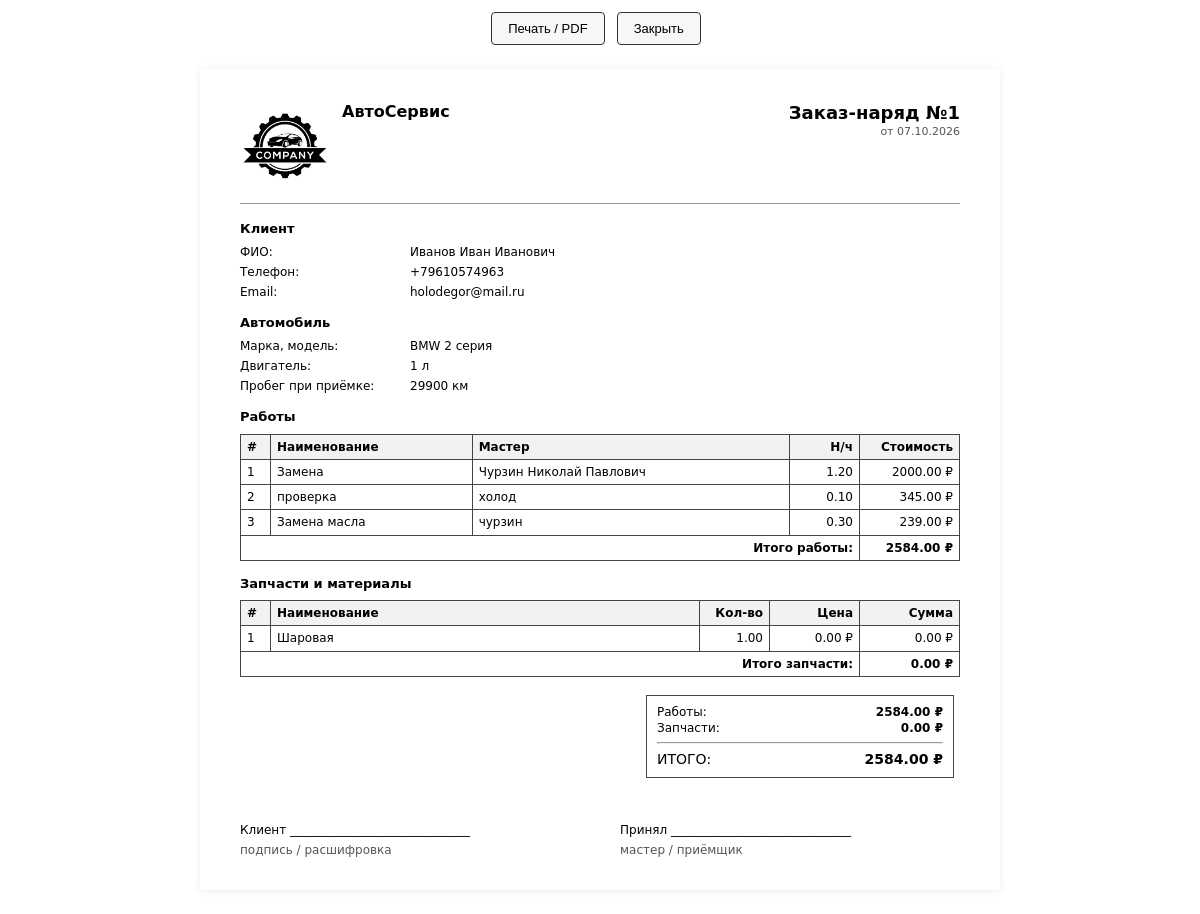
Screenshot of /orders/1/print/order with the database file from the repository.
### models.py (models this page shows, shortened)
class Settings(db.Model):
    __tablename__ = "settings"
    id = db.Column(db.Integer, primary_key=True)
    company_name = db.Column(db.String(200), default="АвтоСервис")
    legal_name = db.Column(db.String(300))
    inn = db.Column(db.String(20))
    ogrn = db.Column(db.String(20))
    address = db.Column(db.String(300))
    phone = db.Column(db.String(50))
    email = db.Column(db.String(120))
    director = db.Column(db.String(200))
    accountant = db.Column(db.String(200))
    bank_name = db.Column(db.String(200))
    bik = db.Column(db.String(20))
    account = db.Column(db.String(30))
    corr_account = db.Column(db.String(30))
    vat_rate = db.Column(db.Float, default=0)
    footer_note = db.Column(db.Text)
    logo_filename = db.Column(db.String(200))
    warranty_days = db.Column(db.Integer, default=14)
    sms_provider = db.Column(db.String(30), default="smsru")  # smsru, smsaero, bytehand, iqsms, gosms, smsc
    sms_api_id = db.Column(db.String(100))                    # для SMS.RU
    sms_email = db.Column(db.String(120))                     # для SMS Aero
    sms_api_key = db.Column(db.String(200))                   # для SMS Aero и других
    sms_login = db.Column(db.String(100))                     # для Bytehand, iqsms, smsc
    sms_password = db.Column(db.String(200))                  # для Bytehand, iqsms, smsc
    sms_sender = db.Column(db.String(50))                     # имя отправителя (подпись)
    sms_enabled = db.Column(db.Boolean, default=False)
    @classmethod
    def get(cls):
        s = cls.query.first()
        if s is None:
            s = cls()
            db.session.add(s)
            db.session.commit()
        return s

class Order(db.Model):
    __tablename__ = "orders"
    id = db.Column(db.Integer, primary_key=True)
    client_id = db.Column(db.Integer, db.ForeignKey("clients.id"), nullable=False, index=True)
    car_id = db.Column(db.Integer, db.ForeignKey("cars.id"), nullable=False, index=True)
    status = db.Column(db.String(20), nullable=False, default="new", index=True)
    intake_mileage = db.Column(db.Integer)
    complaint = db.Column(db.Text)
    notes = db.Column(db.Text)
    created_at = db.Column(db.DateTime, default=lambda: datetime.now(timezone.utc))
    closed_at = db.Column(db.DateTime)
    car = db.relationship("Car", backref="orders")
    works = db.relationship(
        "OrderWork",
        backref="order",
        cascade="all, delete-orphan",
        lazy=True,
        order_by="OrderWork.id",
    )
    parts = db.relationship(
        "OrderPart",
        backref="order",
        cascade="all, delete-orphan",
        lazy=True,
        order_by="OrderPart.id",
    )
    @property
    def total_works(self):
        return sum((w.price or 0) for w in self.works)
    @property
    def total_parts(self):
        return sum(((p.quantity or 0) * (p.price or 0)) for p in self.parts)
    @property
    def total(self):
        return self.total_works + self.total_parts

class Client(db.Model):
    __tablename__ = "clients"
    id = db.Column(db.Integer, primary_key=True)
    full_name = db.Column(db.String(200), nullable=False)
    phone = db.Column(db.String(30), nullable=False, unique=True, index=True)
    email = db.Column(db.String(120))
    comment = db.Column(db.Text)
    created_at = db.Column(db.DateTime, default=lambda: datetime.now(timezone.utc))
    cars = db.relationship("Car", backref="client", cascade="all, delete-orphan", lazy=True, order_by="Car.id.desc()")
    orders = db.relationship("Order", backref="client", lazy=True)

class Car(db.Model):
    __tablename__ = "cars"
    id = db.Column(db.Integer, primary_key=True)
    client_id = db.Column(db.Integer, db.ForeignKey("clients.id"), nullable=False, index=True)
    brand = db.Column(db.String(80), nullable=False)
    model = db.Column(db.String(80), nullable=False)
    year = db.Column(db.Integer)
    vin = db.Column(db.String(40), index=True)
    plate = db.Column(db.String(20), index=True)
    mileage = db.Column(db.Integer)
    engine_volume = db.Column(db.String(20))
    transmission = db.Column(db.String(40))
    comment = db.Column(db.Text)
    created_at = db.Column(db.DateTime, default=lambda: datetime.now(timezone.utc))

class OrderWork(db.Model):
    __tablename__ = "order_works"
    id = db.Column(db.Integer, primary_key=True)
    order_id = db.Column(db.Integer, db.ForeignKey("orders.id"), nullable=False, index=True)
    name = db.Column(db.String(200), nullable=False)
    hours = db.Column(db.Float, default=0)
    price = db.Column(db.Float, default=0)
    master = db.Column(db.String(120))
    master_id = db.Column(db.Integer, db.ForeignKey("masters.id"), nullable=True)
    master_obj = db.relationship("Master", backref="works")

class OrderPart(db.Model):
    __tablename__ = "order_parts"
    id = db.Column(db.Integer, primary_key=True)
    order_id = db.Column(db.Integer, db.ForeignKey("orders.id"), nullable=False, index=True)
    name = db.Column(db.String(200), nullable=False)
    quantity = db.Column(db.Float, default=1)
    price = db.Column(db.Float, default=0)
    part_id = db.Column(db.Integer, db.ForeignKey("parts.id"), nullable=True)
    written_off = db.Column(db.Boolean, default=False)
    stock_part = db.relationship("Part", backref="order_parts")
    @property
    def total(self):
        return (self.quantity or 0) * (self.price or 0)

### app.py (the view)
@app.route("/orders/<int:order_id>/print/order")
def print_order(order_id):
    order = db.session.get(Order, order_id)
    if order is None: abort(404)
    return render_template("print/order.html", order=order, s=Settings.get())

### app.py (called while the page is built)
@app.context_processor
def inject_globals():
    return {
        "ORDER_STATUSES": ORDER_STATUSES,
        "MOVEMENT_TYPES": MOVEMENT_TYPES,
        "MOVEMENT_COLORS": MOVEMENT_COLORS,
        "APPOINTMENT_STATUSES": APPOINTMENT_STATUSES,
        "APPOINTMENT_COLORS": APPOINTMENT_COLORS,
        "STATUS_COLORS": {
            "new": "secondary",
            "in_progress": "primary",
            "waiting_parts": "warning",
            "done": "info",
            "closed": "success",
            "canceled": "danger",
        },
    }

### templates/print/order.html (shortened to what this page needs)
{% extends "base_print.html" %}
{% block content %}
<div class="header">
    <div class="company">
        {% if s.logo_filename %}
            <img class="logo" src="{{ url_for('uploads_file', filename=s.logo_filename) }}" alt="">
        {% endif %}
        <div>
            <h2>{{ s.company_name or "АвтоСервис" }}</h2>
        </div>
    </div>
    <div class="doc-title">
        <h1>Заказ-наряд №{{ order.id }}</h1>
        <div class="muted">от {{ order.created_at.strftime("%d.%m.%Y") }}</div>
    </div>
</div>
<div class="section">
    <div class="section-title">Клиент</div>
    <div class="kv">
        <div>ФИО:</div><div>{{ order.client.full_name }}</div>
        <div>Телефон:</div><div>{{ order.client.phone }}</div>
        {% if order.client.email %}<div>Email:</div><div>{{ order.client.email }}</div>{% endif %}
    </div>
</div>
<div class="section">
    <div class="section-title">Автомобиль</div>
    <div class="kv">
        <div>Марка, модель:</div><div>{{ order.car.brand }} {{ order.car.model }}</div>
        {% if order.car.engine_volume %}<div>Двигатель:</div><div>{{ order.car.engine_volume }} л</div>{% endif %}
        {% if order.intake_mileage is not none %}<div>Пробег при приёмке:</div><div>{{ order.intake_mileage }} км</div>{% endif %}
    </div>
</div>
{% if order.works %}
<div class="section">
    <div class="section-title">Работы</div>
    <table>
        <thead>
        <tr>
            <th style="width:30px">#</th>
            <th>Наименование</th>
            <th>Мастер</th>
            <th class="text-end" style="width:70px">Н/ч</th>
            <th class="text-end" style="width:100px">Стоимость</th>
        </tr>
        </thead>
        <tbody>
        {% for w in order.works %}
            <tr>
                <td>{{ loop.index }}</td>
                <td>{{ w.name }}</td>
                <td>{{ w.master or "" }}</td>
                <td class="text-end">{{ "%.2f"|format(w.hours or 0) }}</td>
                <td class="text-end">{{ "%.2f"|format(w.price or 0) }} ₽</td>
            </tr>
        {% endfor %}
        <tr>
            <td colspan="4" class="text-end"><strong>Итого работы:</strong></td>
            <td class="text-end"><strong>{{ "%.2f"|format(order.total_works) }} ₽</strong></td>
        </tr>
        </tbody>
    </table>
</div>
{% endif %}
{% if order.parts %}
<div class="section">
    <div class="section-title">Запчасти и материалы</div>
    <table>
        <thead>
        <tr>
            <th style="width:30px">#</th>
            <th>Наименование</th>
            <th class="text-end" style="width:70px">Кол-во</th>
            <th class="text-end" style="width:90px">Цена</th>
            <th class="text-end" style="width:100px">Сумма</th>
        </tr>
        </thead>
        <tbody>
        {% for p in order.parts %}
            <tr>
                <td>{{ loop.index }}</td>
                <td>{{ p.name }}</td>
                <td class="text-end">{{ "%.2f"|format(p.quantity or 0) }}</td>
                <td class="text-end">{{ "%.2f"|format(p.price or 0) }} ₽</td>
                <td class="text-end">{{ "%.2f"|format(p.total) }} ₽</td>
            </tr>
        {% endfor %}
        <tr>
            <td colspan="4" class="text-end"><strong>Итого запчасти:</strong></td>
            <td class="text-end"><strong>{{ "%.2f"|format(order.total_parts) }} ₽</strong></td>
        </tr>
        </tbody>
    </table>
</div>
{% endif %}
<div class="section">
    <table style="border: none;">
        <tr style="border: none;">
            <td style="border: none;"></td>
            <td style="border: none; width: 320px;">
                <div style="border: 1px solid #444; padding: 8px 10px;">
                    <div style="display:flex; justify-content: space-between;"><span>Работы:</span><strong>{{ "%.2f"|format(order.total_works) }} ₽</strong></div>
                    <div style="display:flex; justify-content: space-between;"><span>Запчасти:</span><strong>{{ "%.2f"|format(order.total_parts) }} ₽</strong></div>
                    <hr style="margin: 6px 0;">
                    <div style="display:flex; justify-content: space-between; font-size: 14px;"><span>ИТОГО:</span><strong>{{ "%.2f"|format(order.total) }} ₽</strong></div>
                </div>
            </td>
        </tr>
    </table>
</div>
<div class="signatures">
    <div style="flex:1">
        <div>Клиент ______________________________</div>
        <div class="muted" style="margin-top: 4px;">подпись / расшифровка</div>
    </div>
    <div style="flex:1">
        <div>Принял ______________________________</div>
        <div class="muted" style="margin-top: 4px;">мастер / приёмщик</div>
    </div>
</div>
{% endblock %}

### templates/base_print.html (shortened to what this page needs)
<!doctype html>
<html lang="ru">
<head>
</head>
<body>
    <div class="no-print">
        <button onclick="window.print()">Печать / PDF</button>
        <button onclick="window.close()">Закрыть</button>
    </div>
    <div class="page">
        {% block content %}{% endblock %}
    </div>
</body>
</html>

### templates/base_print.html (style rules this page uses)
* { box-sizing: border-box; }
body { font-family: "DejaVu Sans", Arial, sans-serif; color: #000; margin: 0; padding: 0; background: #fff; font-size: 13px; line-height: 1.35; }
.page { max-width: 800px; margin: 24px auto; padding: 32px 40px; background: #fff; box-shadow: 0 1px 8px rgba(0,0,0,.08); }
h1, h2, h3 { margin: 0 0 8px; }
h1 { font-size: 20px; }
h2 { font-size: 16px; }
table { width: 100%; border-collapse: collapse; margin: 8px 0; }
th, td { border: 1px solid #444; padding: 4px 6px; font-size: 12px; vertical-align: top; }
th { background: #f2f2f2; text-align: left; }
.text-end { text-align: right; }
.muted { color: #555; }
.header { display: flex; justify-content: space-between; align-items: flex-start; gap: 16px; border-bottom: 1px solid #999; padding-bottom: 12px; margin-bottom: 16px; }
.company { max-width: 60%; display: flex; gap: 12px; align-items: flex-start; }
.company .logo { max-width: 90px; max-height: 90px; }
.doc-title { text-align: right; }
.doc-title h1 { margin: 0; font-size: 18px; }
.doc-title .muted { font-size: 11px; }
.section { margin-top: 14px; }
.section-title { font-weight: bold; margin-bottom: 6px; font-size: 13px; }
.kv { display: grid; grid-template-columns: 160px 1fr; gap: 4px 10px; font-size: 12px; }
.signatures { margin-top: 40px; display: flex; justify-content: space-between; gap: 40px; font-size: 12px; }
.no-print { text-align: center; margin: 12px 0; }
.no-print button { padding: 8px 16px; font-size: 13px; cursor: pointer; border: 1px solid #333; background: #f7f7f7; border-radius: 4px; margin-right: 8px; }

### rows the page displays
Settings: logo_filename (picture), company_name "АвтоСервис"
Order: id "1", created_at "07.10.2026", intake_mileage "29900"
Client: client.full_name "Иванов Иван Иванович", client.phone "+79610574963", client.email "holodegor@mail.ru"
Car: car.brand "BMW", car.model "2 серия", car.engine_volume "1"
OrderWork: name "Замена", master "Чурзин Николай Павлович", hours "1.20", price "2000.00", total_works "2584.00", total "2584.00"
OrderWork: name "проверка", master "холод", hours "0.10", price "345.00"
OrderWork: name "Замена масла", master "чурзин", hours "0.30", price "239.00"
OrderPart: name "Шаровая", quantity "1.00", price "0.00", total "0.00", total_parts "0.00"
